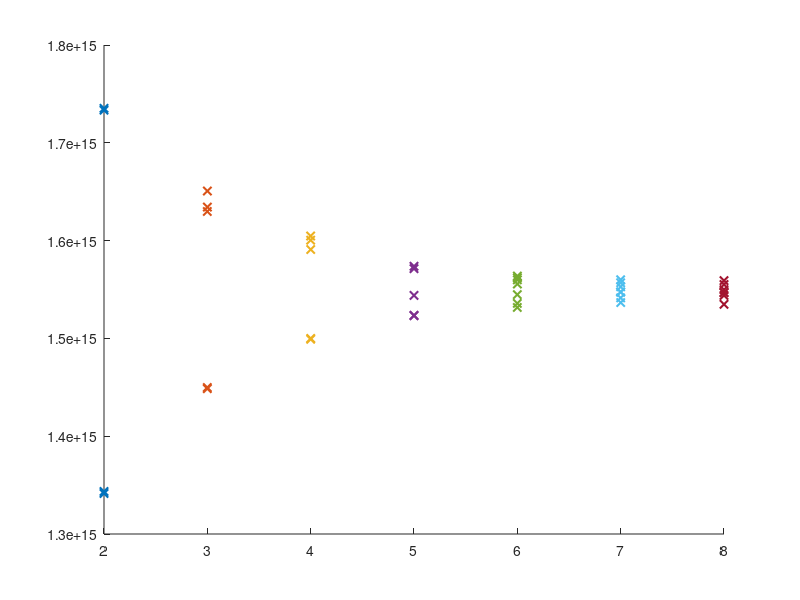

Write the MATLAB code that produced this figure. (Note: this script raises an error after producing the figure.)
clc;clear;close all;

m_values = [2, 3, 4, 5, 6, 7, 8]; 
function_values = {
    [1.341474064373848E15,1.343445692785601E15,...
     1.733389978665481E15,1.735252072165470E15],   
    [1.448599208079052E15,1.449804092108456E15,...
     1.629769952136727E15,1.634260883519051E15,...
     1.650691120283653E15],                        
    [1.499094802402261E15,1.499971081696373E15,...
     1.590885058460503E15,1.600414595783972E15,...
     1.604686457342768E15],                         
    [1.523082948078579E15,1.523740157549164E15,...
     1.544004116225506E15,1.571278309254744E15,...
     1.573797612225317E15],                         
    [1.531626671196172E15,1.535788997843205E15,...
     1.544770860607854E15,1.555614816872491E15,...
     1.559886678431287E15,1.561967841754804E15,...
     1.563720400343028E15],                         
    [1.536665277137317E15,1.541484813254933E15,...
     1.547290163578426E15,1.547509233401954E15,...
     1.552766909166627E15,1.556929235813659E15,...
     1.559996213343051E15],                         
    [1.534912718549093E15,1.543894581313742E15,...
     1.546742489019606E15,1.546961558843134E15,...
     1.549809466548998E15,1.555067142313671E15,...
     1.559010399137175E15],                         
};

figure;
hold on;
for i = 1:length(m_values)
    m = m_values(i);
    values = function_values{i};
    scatter(repmat(m, size(values)), values, 'x', 'LineWidth', 1.5);
end

yline(1.549480861813706e+15,'k-','LineWidth',1.5)
hold off;

xlabel('m', 'Interpreter', 'latex');
ylabel('Frequency (Hz)', 'Interpreter', 'latex');
legend('$\tilde{\omega}_{n\pm},\ \delta_2 = 2^2$',...
    '$\tilde{\omega}_{n\pm},\ \delta_2 = 2^3$',...
    '$\tilde{\omega}_{n\pm},\ \delta_2 = 2^4$',...
    '$\tilde{\omega}_{n\pm},\ \delta_2 = 2^5$',...
    '$\tilde{\omega}_{n\pm},\ \delta_2 = 2^6$',...
    '$\tilde{\omega}_{n\pm},\ \delta_2 = 2^7$',...
    '$\tilde{\omega}_{n\pm},\ \delta_2 = 2^8$',...
    '$\tilde{\omega}_{c,n}$','Interpreter', 'latex')
grid off;